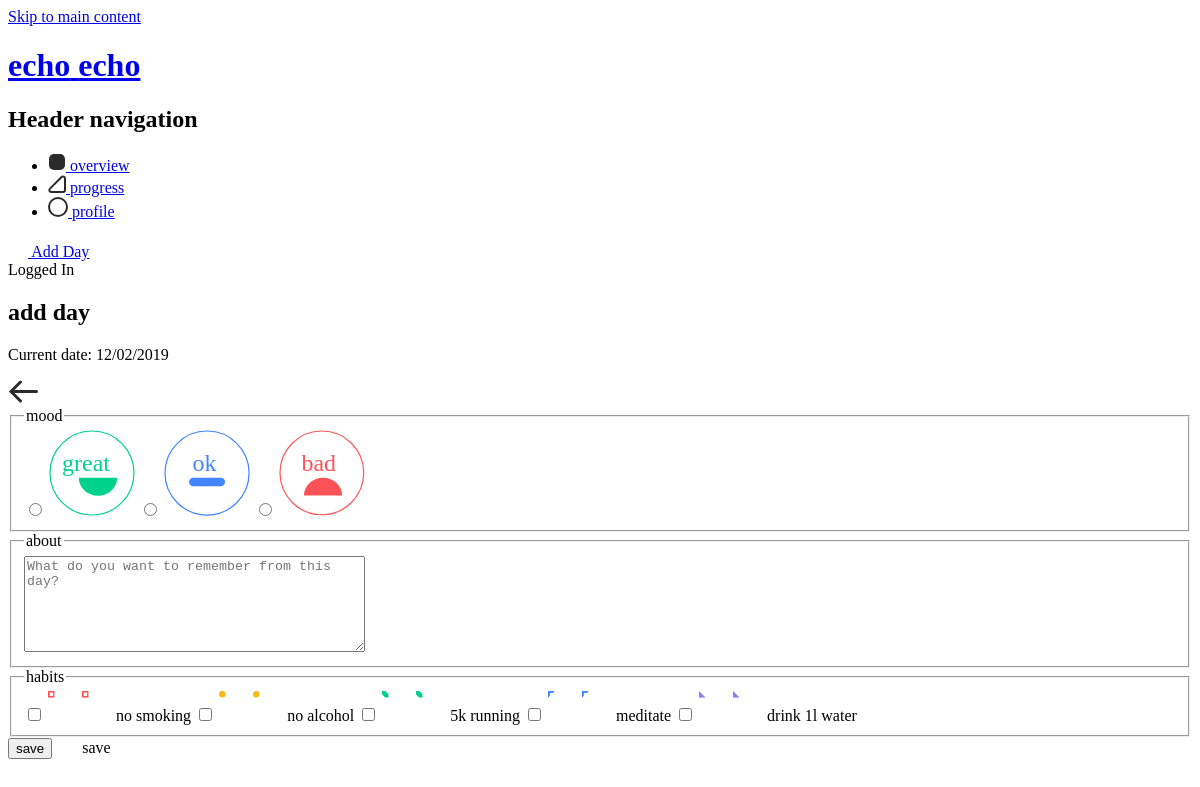
The app's page /index.php?page=add (signed in), older data.
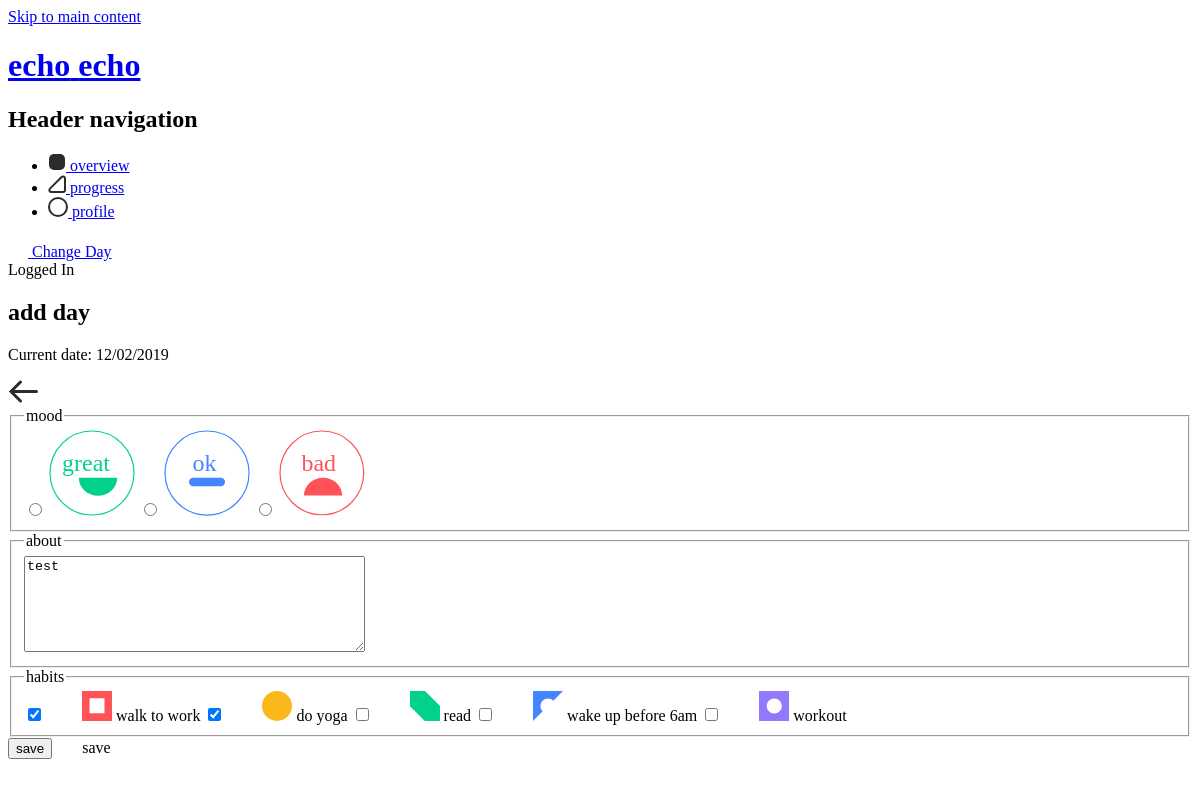
The same page, newer data.
### tables this page shows
CREATE TABLE `habits` (
  `habit_id` int(11) NOT NULL,
  `user_id` int(11) NOT NULL,
  `habit_name` varchar(255) NOT NULL,
  `habit_icon` int(11) NOT NULL,
  `habit_colour` varchar(255) NOT NULL,
  `habit_colour_name` varchar(255) NOT NULL,
  `active` tinyint(1) NOT NULL DEFAULT '1'
);

CREATE TABLE `daily_posts` (
  `post_id` int(11) NOT NULL,
  `user_id` int(11) NOT NULL,
  `date` date NOT NULL,
  `short_memory` varchar(255) NOT NULL,
  `feelings` int(11) NOT NULL DEFAULT '0'
);

### src/controller/Controller.php (called while the page is built, shortened)
<?php
class Controller {
  public $route;
  protected $viewVars = array();
  public function filter() {
    call_user_func(array($this, $this->route['action']));
  }
  public function render() {
    $this->createViewVarWithContent();
    $this->renderInLayout();
  }
  public function set($variableName, $value) {
    $this->viewVars[$variableName] = $value;
  }
  private function createViewVarWithContent() {
    extract($this->viewVars, EXTR_OVERWRITE);
    require __DIR__ . '/../view/' . strtolower($this->route['controller']) . '/' . $this->route['action'] . '.php';
    $content = ob_get_clean();
  }
  private function renderInLayout() {
    extract($this->viewVars, EXTR_OVERWRITE);
    include __DIR__ . '/../view/layout.php';
  }
}

### src/index.php (called while the page is built, shortened)
<?php
$routes = array(
  'home' => array(
    'controller' => 'Pages',
    'action' => 'index'
  ),
  'overview' => array(
    'controller' => 'Posts',
    'action' => 'overview'
  ),
  'add' => array(
    'controller' => 'Posts',
    'action' => 'add'
  ),
  'progress' => array(
    'controller' => 'Progress',
    'action' => 'progress'
  ),
  'profile' => array(
    'controller' => 'Users',
    'action' => 'profile'
  ),
  'login' => array(
    'controller' => 'Users',
    'action' => 'login'
  ),
  'logout' => array(
    'controller' => 'Users',
    'action' => 'logout'
  ),
  'register' => array(
    'controller' => 'Users',
    'action' => 'register'
  )
);
$route = $routes[$_GET['page']];
$controllerObj = new $controllerName();
$controllerObj->route = $route;
$controllerObj->filter();
$controllerObj->render();

### src/controller/PostsController.php (called while the page is built, shortened)
<?php
require_once __DIR__ . '/Controller.php';
require_once __DIR__ . '/../dao/PostDAO.php';
require_once __DIR__ . '/../dao/HabitDAO.php';
class PostsController extends Controller {
    private $postDAO;
    public $habitDAO;
    function __construct() {
        $this->postDAO = new PostDAO();
        $this->habitDAO = new HabitDAO();
    }
    public function add() {
      if(empty($_SESSION['user'])) {
        $_SESSION['error'] = 'You have to be signed in.';
        header('Location: index.php');
        exit();
      } else {
          $alreadyPostedToday = $this->postDAO->checkDate(array(
            'user_id' => $_SESSION['user']['user_id'],
            'current_date' => date("Y-m-d")
          ));
          if (!empty($alreadyPostedToday)) {
            $habits = $this->habitDAO->selectAllActiveHabits(array(
              'user_id' => $_SESSION['user']['user_id'],
              'active' => 1
            ));
          } else {
              $habits = $this->habitDAO->selectAllActiveHabits(array(
                'user_id' => $_SESSION['user']['user_id'],
                'active' => 1
              ));
          }
      }
    }
}

### src/dao/HabitDAO.php (called while the page is built, shortened)
<?php
class HabitDAO extends DAO {
  public function selectAllActiveHabits($data) {
    $sql = "SELECT * FROM `habits` INNER JOIN `data_habit_icon` ON habits.habit_icon = data_habit_icon.data_habit_icon_id WHERE habits.user_id = :user_id AND habits.active = :active";
    $stmt = $this->pdo->prepare($sql);
    $stmt->bindValue(':user_id', $data['user_id']);
    $stmt->bindValue(':active', $data['active']);
    $stmt->execute();
    return $stmt->fetchAll(PDO::FETCH_ASSOC);
  }
}

### src/dao/PostDAO.php (called while the page is built, shortened)
<?php
class PostDAO extends DAO {
  public function checkDate($data) {
    $sql = "SELECT * FROM `daily_posts` WHERE `user_id` = :user_id AND `date` = :current_date";
    $stmt = $this->pdo->prepare($sql);
    $stmt->bindValue(':user_id', $data['user_id']);
    $stmt->bindValue(':current_date', $data['current_date']);
    $stmt->execute();
    return $stmt->fetch(PDO::FETCH_ASSOC);
  }
}

### src/view/posts/add.php (the view, shortened to what the changed rows need)
<section class="main-overview-add" id="main">
  <h2 class="main-overview-add-title">add day</h2>
  <a href="index.php?page=overview&view=day&day=<?php echo date("d-m-Y")?>" class="main-overview-add-back">
  </a>
  <form class="add-day-form" method="post">
    <fieldset class="add-day-form-field add-day-form-field-mood">
      <legend class="add-day-form-field-legend">mood</legend>
      <input type="radio" class="add-day-form-field-radio" name="feelings" id="feeling-great" value="feeling-great" <?php if(isset($feelings) && $feelings === 1) echo 'checked'; ?> required />
      <label class="add-day-form-field-label-great" for="feeling-great">
      </label>
      <input type="radio" class="add-day-form-field-radio" name="feelings" id="feeling-okay" value="feeling-okay" <?php if(isset($feelings) && $feelings === 0) echo 'checked'; ?> required />
      <label class="add-day-form-field-label-okay" for="feeling-okay">
      </label>
      <input type="radio" class="add-day-form-field-radio" name="feelings" id="feeling-bad" value="feeling-bad" <?php if(isset($feelings) && $feelings === -1) echo 'checked'; ?> required />
      <label class="add-day-form-field-label-bad" for="feeling-bad">
      </label>
    </fieldset>
    <fieldset class="add-day-form-field add-day-form-field-about">
      <label>
        <textarea class="add-day-form-field-textarea" name="short-memory" cols="40" rows="6" maxlength="255" placeholder="What do you want to remember from this day?" required><?php if(!empty($short_memory)) { echo $short_memory; } ?></textarea>
      </label>
    </fieldset>
    <fieldset class="add-day-form-field add-day-form-field-habits">
      <legend class="add-day-form-field-legend">habits</legend>
      <?php foreach($habits as $habit): ?>
        <input type="checkbox" class="month-form-input-radio" id="<?php echo $habit['habit_id'] ?>" name="habits[]" value="<?php echo $habit['habit_name'] ?>" class="form-input" <?php if(!empty($fulfilled_habits_ids) && in_array($habit['habit_id'], $fulfilled_habits_ids)) echo 'checked'; ?> />
        <label for="<?php echo $habit['habit_id'] ?>" class="month-form-label month-form-label-<?php echo $habit['habit_colour_name'] ?>">
          <span class="month-habit-item-icon-white">
            <svg width="30px" height="30px" viewbox="0 0 180 180">
              <g fill="#ffffff" stroke="none" stroke-width="1" fill-rule="evenodd">
                <?php echo $habit['habit_icon'] ?>
              </g>
            </svg>
          </span>
          <span class="month-habit-item-icon">
            <svg width="30px" height="30px" viewbox="0 0 180 180">
              <g fill="<?php echo $habit['habit_colour'] ?>" stroke="none" stroke-width="1" fill-rule="evenodd">
                <?php echo $habit['habit_icon'] ?>
              </g>
            </svg>
          </span>
          <span class="month-habit-item-name"><?php echo $habit['habit_name'] ?></span>
        </label>
      <?php endforeach; ?>
    </fieldset>
    <label class="add-day-form-submit">
      <input type="submit" class="add-day-form-submit-button" name="add-day" value="save" />
      <span>save</span>
    </label>
  </form>
</section>

### src/view/layout.php (shortened to what the changed rows need)
<!DOCTYPE html>
<html lang="en">
  <head>
  </head>
  <body>
    <header class="header">
      <h1 class="header-title">
        <a href="index.php" class="header-title-link" >
          <span>echo</span>
          <span>echo</span>
        </a>
      </h1>
      <?php if (empty($_SESSION['user']) ): ?>
      <nav class="header-nav nav-no-login">
        <h2 class="header-nav-title hide">Header navigation</h2>
        <ul class="header-nav-ul">
          <li class="header-nav-item <?php if($currentPage === 'login') { echo 'header-nav-item-active';} ?>">
            <a href="index.php?page=login">Login</a>
          </li>
          <li class="header-nav-item <?php if($currentPage === 'register') { echo 'header-nav-item-active';} ?>">
            <a href="index.php?page=register" class="register-button">Hop on board</a>
          </li>
        </ul>
      </nav>
      <?php else: ?>
      <nav class="header-nav">
        <h2 class="header-nav-title hide">Header navigation</h2>
        <?php if(empty($alreadyPostedToday)): ?>
          <a href="index.php?page=add" class="main-green-button">
            <span>Add Day</span>
          </a>
        <?php else: ?>
          <a href="index.php?page=add" class="main-green-button">
            <span>Change Day</span>
          </a>
        <?php endif; ?>
      </nav>
      <?php endif; ?>
    </header>
    <main class="main main-<?php echo $currentPage ?>">
    <?php echo $content; ?>
    </main>
  </body>
</html>

Row changes from the older to the newer data that the page shows:
removed habits: habit_name "no smoking"
removed habits: habit_name "no alcohol"
removed habits: habit_name "5k running"
removed habits: habit_name "meditate"
removed habits: habit_name "drink 1l water"
added daily_posts: feelings "☐ great", feelings "☐ ok", feelings "☐ bad", short-memory "test"
added habits: habit_id "☑", habit_name "walk to work"
added habits: habit_id "☑", habit_name "do yoga"
added habits: habit_name "read"
added habits: habit_name "wake up before 6am"
added habits: habit_name "workout"
Text that changed along with them:
form field feelings: "☐ great" → (not shown)
form field feelings: "☐ ok" → (not shown)
form field feelings: "☐ bad" → (not shown)
text no longer shown: "Add Day"
text now shown: "Change Day"
